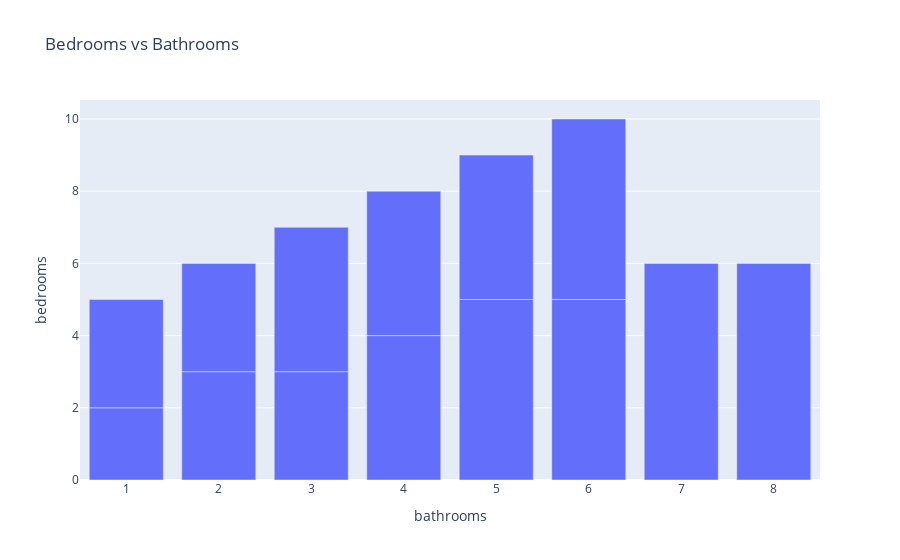

Notebook cell for this chart:
### Code cell
bathroom_bedroom = Housing.groupby('bathrooms')['bedrooms'].mean().reset_index().astype(int)
bathroom_bedroom

px.bar( bathroom_bedroom,x='bathrooms',y='bedrooms',title='Bedrooms vs Bathrooms')

### Figure 1 — Plotly figure (JSON) as saved in the notebook; plotly's stock layout.template omitted (floating-point values rounded to 4 significant figures)
{"data": [{"alignmentgroup": "True", "hovertemplate": "bathrooms=%{x}<br>bedrooms=%{y}<extra></extra>", "legendgroup": "", "marker": {"color": "#636efa", "pattern": {"shape": ""}}, "name": "", "offsetgroup": "", "orientation": "v", "showlegend": false, "textposition": "auto", "type": "bar", "x": [1, 1, 2, 2, 3, 3, 4, 4, 5, 5, 6, 6, 7, 8], "xaxis": "x", "y": [2, 3, 3, 3, 3, 4, 4, 4, 5, 4, 5, 5, 6, 6], "yaxis": "y"}], "layout": {"barmode": "relative", "legend": {"tracegroupgap": 0}, "title": {"text": "Bedrooms vs Bathrooms"}, "xaxis": {"anchor": "y", "domain": [0, 1], "title": {"text": "bathrooms"}}, "yaxis": {"anchor": "x", "domain": [0, 1], "title": {"text": "bedrooms"}}}}
